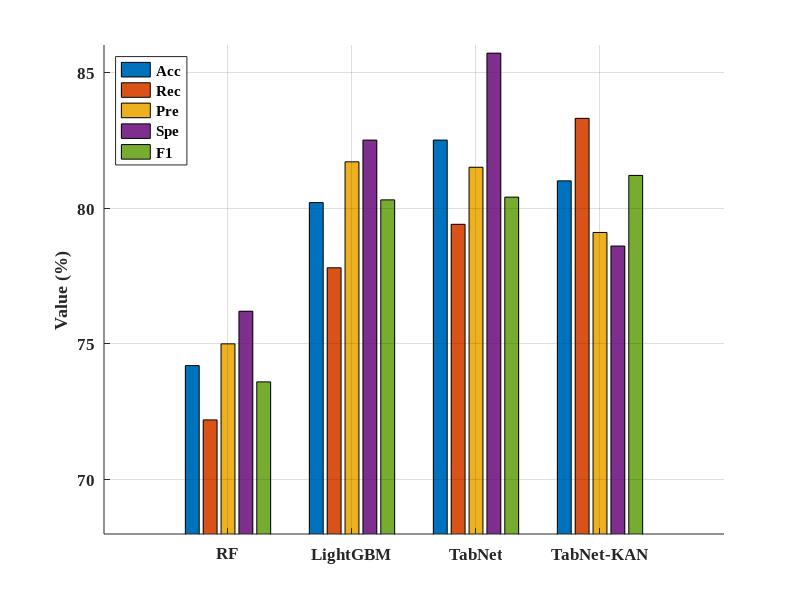

The MATLAB script that drew this image: (Note: this script raises an error after producing the figure.)
clear; clc;

% Acc	Rec	Pre	Spe	F1
RF = [74.2	72.2	75	76.2	73.6];
LightGBM = [80.2	77.8	81.7	82.5	80.3];
TabNet = [82.5	79.4	81.5	85.7	80.4];
TabNetKAN = [81	83.3	79.1	78.6	81.2];

data = [RF; LightGBM; TabNet; TabNetKAN];

figure('Color','w');
b = bar(data, 'grouped');

% ===== 坐标轴 =====
xticklabels({'RF','LightGBM','TabNet','TabNet-KAN'});
ylabel('Value (%)','FontName','Times New Roman','FontWeight','bold');
ylim([68, 86]);

% ===== 图例 =====
lgd = legend({'Acc','Rec','Pre','Spe','F1'}, 'Location','northwest');
set(lgd, 'FontName','Times New Roman','FontWeight','bold');

% ===== 美化 =====
box off;
grid on;

set(gca, ...
    'FontSize', 12, ...
    'FontName','Times New Roman', ...
    'FontWeight','bold');

% ===== 数值标注 =====
[num_groups, num_bars] = size(data);

for i = 1:num_bars
    x = b(i).XEndPoints;
    y = b(i).YEndPoints;
    
    text(x, y + 0.3, string(round(y,1)), ...
        'HorizontalAlignment','center', ...
        'VerticalAlignment','bottom', ...
        'FontSize', 11, ...
        'FontName','Times New Roman', ...
        'FontWeight','bold');
end
